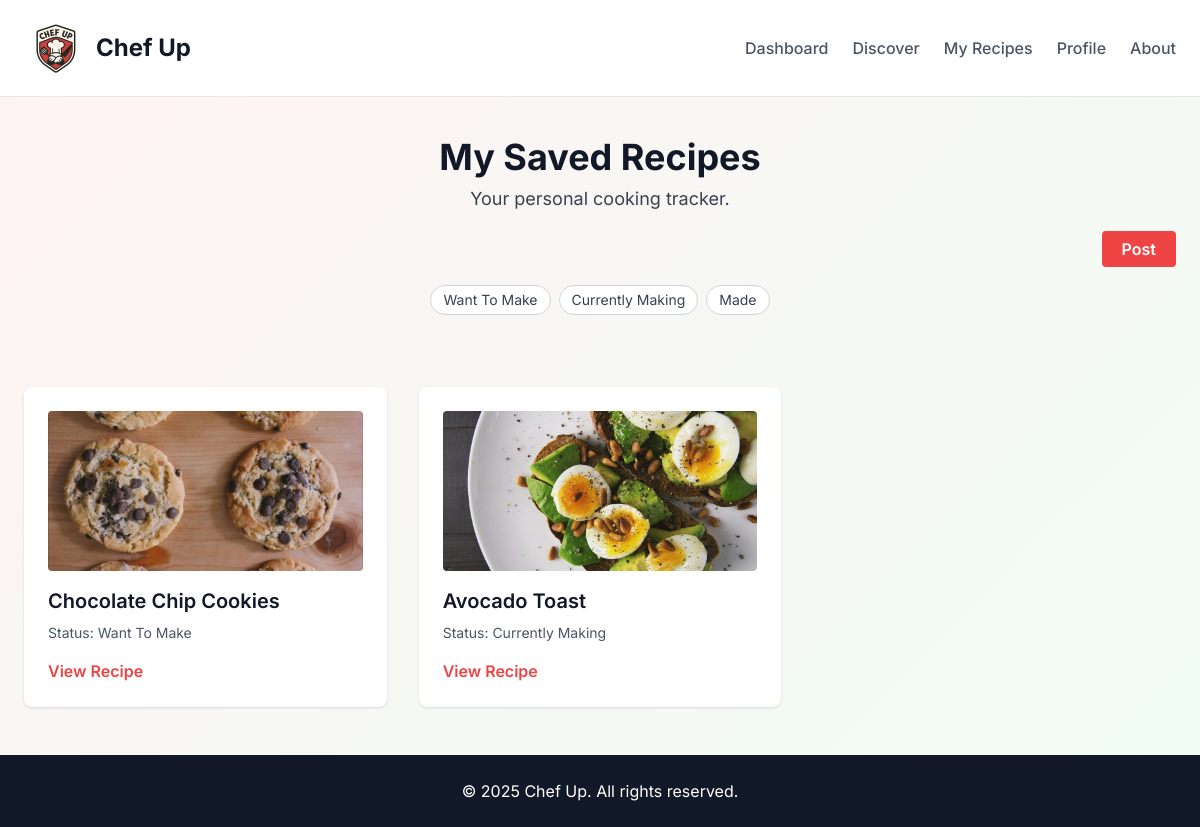
Page /my-recipes/ (signed in) on the committed database.
### application/models.py (models this page shows)
class RecipeStatusTag(models.Model):
    STATUS_CHOICES = [
        ('want_to_make', 'Want to Make'),
        ('making', 'Currently Making'),
        ('made', 'Made'),
    ]
    user = models.ForeignKey(User, on_delete=models.CASCADE)
    recipe = models.ForeignKey(Recipe, on_delete=models.CASCADE)
    status = models.CharField(max_length=20, choices=STATUS_CHOICES)
    created_at = models.DateTimeField(auto_now_add=True)
    class Meta:
        unique_together = ('user', 'recipe', 'status')

class Recipe(models.Model):
    title = models.CharField(max_length=255)
    description = models.TextField()
    ingredients = models.TextField()
    instructions = models.TextField()
    created_at = models.DateTimeField(auto_now_add=True)
    updated_at = models.DateTimeField(auto_now=True)
    author = models.ForeignKey(User, on_delete=models.CASCADE, related_name='recipes')
    avg_review = models.FloatField(default=0)
    is_public = models.BooleanField(default=True)

class RecipeImage(models.Model):
    recipe = models.ForeignKey(Recipe, on_delete=models.CASCADE, related_name='images')
    image = models.ImageField(upload_to='recipe_images/')
    uploaded_at = models.DateTimeField(auto_now_add=True)

### application/views.py (the view)
# urls.py: path('my-recipes/', views.user_recipes, name='user_recipes'),
@login_required
def user_recipes(request):
    selected_status = request.GET.get("status", "")
    all_statuses = {
        "want_to_make": "Want To Make",
        "making": "Currently Making",
        "made": "Made"
    }
    tags = RecipeStatusTag.objects.filter(user=request.user).select_related('recipe')
    if selected_status in all_statuses:
        tags = tags.filter(status=selected_status)
    return render(request, 'user_recipes.html', {
        'status_tags': tags,
        'all_statuses': all_statuses,
        'selected_status': selected_status,
    })

### application/templates/user_recipes.html (shortened to what this page needs)
{% extends 'base_loggedin.html' %}
{% block content %}
  <main class="flex-grow">
    <section class="py-10 px-6">
      <div class="max-w-4xl mx-auto text-center mb-6">
        <h2 class="text-4xl font-bold text-gray-900 mb-2">My Saved Recipes</h2>
        <p class="text-lg text-gray-700">Your personal cooking tracker.</p>
      </div>
      <div class="max-w-6xl mx-auto mb-6 flex justify-between items-center flex-wrap gap-4">
        <div class="ml-auto">
          <a href="{% url 'post' %}" class="px-5 py-2 bg-red-500 text-white font-semibold rounded hover:bg-red-600 transition">
            Post
          </a>
        </div>
      </div>
      <form method="get" class="max-w-6xl mx-auto flex flex-wrap gap-2 justify-center mb-8">
        {% for key, label in all_statuses.items %}
          <label class="cursor-pointer">
            <span class="inline-block px-3 py-1 rounded-full border text-sm
                         {% if key == selected_status %}
                           bg-red-500 text-white border-red-500
                         {% else %}
                           bg-white text-gray-700 border-gray-300 hover:bg-gray-100
                         {% endif %}">
              {{ label }}
            </span>
          </label>
        {% endfor %}
      </form>
    </section>
    <section class="px-6 pb-12">
      {% if status_tags %}
        <div class="max-w-6xl mx-auto grid grid-cols-1 sm:grid-cols-2 md:grid-cols-3 gap-8">
          {% for tag in status_tags %}
            <div class="bg-white rounded-lg shadow p-6 card-hover">
              {% if tag.recipe.images.first %}
              <div class="mb-4 rounded overflow-hidden h-40">
                <img
                  src="{{ tag.recipe.images.first.image.url }}"
                  alt="{{ tag.recipe.title }}"
                  class="w-full h-full object-cover"
                />
              </div>
              {% endif %}
              <h3 class="text-xl font-semibold text-gray-900 mb-2">{{ tag.recipe.title }}</h3>
              <p class="text-sm text-gray-600 mb-4">
                Status: <span class="capitalize">{{ tag.get_status_display }}</span>
              </p>
              <a href="{% url 'recipe_detail' tag.recipe.id %}" class="text-red-500 font-semibold hover:underline">
                View Recipe
              </a>
            </div>
          {% endfor %}
        </div>
      {% else %}
        <p class="text-center text-gray-500">
          You haven’t saved any recipes{% if selected_status %} for this status{% endif %}.
        </p>
      {% endif %}
    </section>
  </main>
{% endblock content %}

### application/templates/base_loggedin.html (style rules this page uses)
body { font-family: 'Inter', sans-serif; }
.hero-gradient { background: linear-gradient(135deg, #fef2f2 0%, #f0fdf4 100%); }

### rows in the picture
RecipeStatusTag: recipe.images.first.image (picture), recipe "Chocolate Chip Cookies", status "Want To Make"
RecipeStatusTag: recipe.images.first.image (picture), recipe "Avocado Toast", status "Currently Making"

### other values in the picture
{{ label }} "Want To Make" "Currently Making" "Made"
